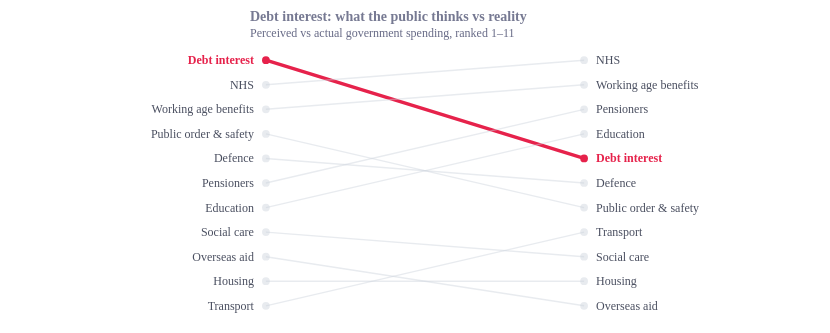

Vega-Lite specification for this chart:
### Vega-Lite specification from a JSON file in a GitHub repository (floating-point values rounded to 4 significant figures)
{"config": {"font": "Circular Std", "text": {"color": "#676A86", "align": "left", "baseline": "middle", "dx": 7, "dy": 0, "fontSize": 11}, "view": {"stroke": null, "continuousWidth": 400, "continuousHeight": 300, "discreteWidth": 400, "discreteHeight": 300}, "range": {"category": ["#36B7B4", "#E6224B", "#F4C245", "#0063AF", "#00A767", "#179FDB", "#EB5C2E", "#5C267B", "#122B39"], "diverging": ["#E6224B", "#E54753", "#C9C9C9", "#179FDB", "#122B39"], "heatmap": ["#C9C9C9", "#179FDB", "#0063AF", "#122B39"], "ordinal": ["#00A767", "#36B7B4", "#179FDB", "#0063AF", "#243B5A"]}, "bar": {"color": "#179fdb"}, "line": {"color": "#e6224b"}, "rule": {"color": "#676A86"}, "area": {"opacity": 0.8}, "point": {"filled": true, "size": 80, "color": "#e6224b", "opacity": 0.95}, "geoshape": {"stroke": "white", "strokeWidth": 0.3}, "rect": {"fill": "#d6d4d4", "opacity": 0.3}, "axis": {"labelColor": "#676A86", "labelFontSize": 11, "labelFont": "Circular Std", "labelOpacity": 0.7, "tickColor": "#676A86", "tickOpacity": 0.5, "domainColor": "#676A86", "domainOpacity": 0.5, "gridColor": "#676A86", "gridDash": [2, 2], "gridOpacity": 0.5, "title": null, "titleColor": "#676A86", "titleOpacity": 0.8, "tickSize": 4}, "axisXDiscrete": {"grid": false, "labelAngle": 0, "tickCount": 10, "tickOpacity": 0.5, "title": null}, "axisYDiscrete": {"ticks": false, "labelPadding": 5}, "axisXTemporal": {"grid": false, "ticks": true}, "axisXQuantitative": {"grid": true}, "axisYQuantitative": {"gridColor": "#676A86", "gridDash": [1, 5], "gridOpacity": 0.5, "ticks": false, "labelPadding": 5, "tickCount": 8, "titleAngle": 0, "titleAlign": "left", "titleBaseline": "bottom", "titleX": 0, "titleY": -5}, "title": {"color": "#676A86E6", "subtitleColor": "#676A86", "font": "Circular Std", "subtitleFont": "Circular Std", "anchor": "start", "fontSize": 14, "subtitleFontSize": 12, "subtitlePadding": 4, "offset": 0, "frame": "group"}, "legend": {"titleColor": "#122b39", "title": null, "labelColor": "#122b39", "labelFontSize": 11}}, "layer": [{"mark": {"type": "line"}, "encoding": {"color": {"condition": {"test": "datum.hl", "value": "#e6224b"}, "value": "#cdd2dc"}, "detail": {"field": "cat", "type": "nominal"}, "opacity": {"condition": {"test": "datum.hl", "value": 1}, "value": 0.45}, "size": {"condition": {"test": "datum.hl", "value": 3.5}, "value": 1.4}, "x": {"axis": null, "field": "xpos", "scale": {"domain": [-0.05, 1.05]}, "type": "quantitative"}, "y": {"axis": null, "field": "rank", "scale": {"domain": [0.3, 11.7], "reverse": true}, "type": "quantitative"}}}, {"mark": {"type": "circle", "size": 60}, "encoding": {"color": {"condition": {"test": "datum.hl", "value": "#e6224b"}, "value": "#cdd2dc"}, "opacity": {"condition": {"test": "datum.hl", "value": 1}, "value": 0.45}, "x": {"axis": null, "field": "xpos", "scale": {"domain": [-0.05, 1.05]}, "type": "quantitative"}, "y": {"axis": null, "field": "rank", "scale": {"domain": [0.3, 11.7], "reverse": true}, "type": "quantitative"}}}, {"layer": [{"data": {"name": "data-d3086f34a72e4a3a77435ad90693245c"}, "mark": {"type": "text", "align": "right", "color": "#4a4f60", "dx": -12, "fontSize": 12, "fontWeight": "normal"}, "encoding": {"text": {"field": "cat", "type": "nominal"}, "x": {"axis": null, "field": "xpos", "scale": {"domain": [-0.05, 1.05]}, "type": "quantitative"}, "y": {"axis": null, "field": "rank", "scale": {"domain": [0.3, 11.7], "reverse": true}, "type": "quantitative"}}}, {"data": {"name": "data-bd234cc99ac56f5b57248ef6c9e55ca5"}, "mark": {"type": "text", "align": "right", "color": "#e6224b", "dx": -12, "fontSize": 12, "fontWeight": "bold"}, "encoding": {"text": {"field": "cat", "type": "nominal"}, "x": {"axis": null, "field": "xpos", "scale": {"domain": [-0.05, 1.05]}, "type": "quantitative"}, "y": {"axis": null, "field": "rank", "scale": {"domain": [0.3, 11.7], "reverse": true}, "type": "quantitative"}}}, {"data": {"name": "data-2ef3cf6a1ec5cc25c0e25da0a4408911"}, "mark": {"type": "text", "align": "left", "color": "#4a4f60", "dx": 12, "fontSize": 12, "fontWeight": "normal"}, "encoding": {"text": {"field": "cat", "type": "nominal"}, "x": {"axis": null, "field": "xpos", "scale": {"domain": [-0.05, 1.05]}, "type": "quantitative"}, "y": {"axis": null, "field": "rank", "scale": {"domain": [0.3, 11.7], "reverse": true}, "type": "quantitative"}}}, {"data": {"name": "data-6f2e5ae684f7e9179ec69d396b0f382e"}, "mark": {"type": "text", "align": "left", "color": "#e6224b", "dx": 12, "fontSize": 12, "fontWeight": "bold"}, "encoding": {"text": {"field": "cat", "type": "nominal"}, "x": {"axis": null, "field": "xpos", "scale": {"domain": [-0.05, 1.05]}, "type": "quantitative"}, "y": {"axis": null, "field": "rank", "scale": {"domain": [0.3, 11.7], "reverse": true}, "type": "quantitative"}}}]}], "data": {"name": "data-3719b92419810dfc0025fb1cbdb1aaac"}, "height": 280, "padding": {"left": 150, "right": 130, "top": 10, "bottom": 10}, "title": {"text": "Debt interest: what the public thinks vs reality", "subtitle": "Perceived vs actual government spending, ranked 1–11"}, "width": 350, "$schema": "https://vega.github.io/schema/vega-lite/v6.4.1.json", "datasets": {"data-3719b92419810dfc0025fb1cbdb1aaac": [{"cat": "Debt interest", "side": "Public thinks", "rank": 1, "xpos": 0, "hl": true}, {"cat": "Debt interest", "side": "Reality", "rank": 5, "xpos": 1, "hl": true}, {"cat": "NHS", "side": "Public thinks", "rank": 2, "xpos": 0, "hl": false}, {"cat": "NHS", "side": "Reality", "rank": 1, "xpos": 1, "hl": false}, {"cat": "Working age benefits", "side": "Public thinks", "rank": 3, "xpos": 0, "hl": false}, {"cat": "Working age benefits", "side": "Reality", "rank": 2, "xpos": 1, "hl": false}, {"cat": "Public order & safety", "side": "Public thinks", "rank": 4, "xpos": 0, "hl": false}, {"cat": "Public order & safety", "side": "Reality", "rank": 7, "xpos": 1, "hl": false}, {"cat": "Defence", "side": "Public thinks", "rank": 5, "xpos": 0, "hl": false}, {"cat": "Defence", "side": "Reality", "rank": 6, "xpos": 1, "hl": false}, {"cat": "Pensioners", "side": "Public thinks", "rank": 6, "xpos": 0, "hl": false}, {"cat": "Pensioners", "side": "Reality", "rank": 3, "xpos": 1, "hl": false}, {"cat": "Education", "side": "Public thinks", "rank": 7, "xpos": 0, "hl": false}, {"cat": "Education", "side": "Reality", "rank": 4, "xpos": 1, "hl": false}, {"cat": "Social care", "side": "Public thinks", "rank": 8, "xpos": 0, "hl": false}, {"cat": "Social care", "side": "Reality", "rank": 9, "xpos": 1, "hl": false}, {"cat": "Overseas aid", "side": "Public thinks", "rank": 9, "xpos": 0, "hl": false}, {"cat": "Overseas aid", "side": "Reality", "rank": 11, "xpos": 1, "hl": false}, {"cat": "Housing", "side": "Public thinks", "rank": 10, "xpos": 0, "hl": false}, {"cat": "Housing", "side": "Reality", "rank": 10, "xpos": 1, "hl": false}, {"cat": "Transport", "side": "Public thinks", "rank": 11, "xpos": 0, "hl": false}, {"cat": "Transport", "side": "Reality", "rank": 8, "xpos": 1, "hl": false}], "data-d3086f34a72e4a3a77435ad90693245c": [{"cat": "NHS", "side": "Public thinks", "rank": 2, "xpos": 0, "hl": false}, {"cat": "Working age benefits", "side": "Public thinks", "rank": 3, "xpos": 0, "hl": false}, {"cat": "Public order & safety", "side": "Public thinks", "rank": 4, "xpos": 0, "hl": false}, {"cat": "Defence", "side": "Public thinks", "rank": 5, "xpos": 0, "hl": false}, {"cat": "Pensioners", "side": "Public thinks", "rank": 6, "xpos": 0, "hl": false}, {"cat": "Education", "side": "Public thinks", "rank": 7, "xpos": 0, "hl": false}, {"cat": "Social care", "side": "Public thinks", "rank": 8, "xpos": 0, "hl": false}, {"cat": "Overseas aid", "side": "Public thinks", "rank": 9, "xpos": 0, "hl": false}, {"cat": "Housing", "side": "Public thinks", "rank": 10, "xpos": 0, "hl": false}, {"cat": "Transport", "side": "Public thinks", "rank": 11, "xpos": 0, "hl": false}], "data-bd234cc99ac56f5b57248ef6c9e55ca5": [{"cat": "Debt interest", "side": "Public thinks", "rank": 1, "xpos": 0, "hl": true}], "data-2ef3cf6a1ec5cc25c0e25da0a4408911": [{"cat": "NHS", "side": "Reality", "rank": 1, "xpos": 1, "hl": false}, {"cat": "Working age benefits", "side": "Reality", "rank": 2, "xpos": 1, "hl": false}, {"cat": "Public order & safety", "side": "Reality", "rank": 7, "xpos": 1, "hl": false}, {"cat": "Defence", "side": "Reality", "rank": 6, "xpos": 1, "hl": false}, {"cat": "Pensioners", "side": "Reality", "rank": 3, "xpos": 1, "hl": false}, {"cat": "Education", "side": "Reality", "rank": 4, "xpos": 1, "hl": false}, {"cat": "Social care", "side": "Reality", "rank": 9, "xpos": 1, "hl": false}, {"cat": "Overseas aid", "side": "Reality", "rank": 11, "xpos": 1, "hl": false}, {"cat": "Housing", "side": "Reality", "rank": 10, "xpos": 1, "hl": false}, {"cat": "Transport", "side": "Reality", "rank": 8, "xpos": 1, "hl": false}], "data-6f2e5ae684f7e9179ec69d396b0f382e": [{"cat": "Debt interest", "side": "Reality", "rank": 5, "xpos": 1, "hl": true}]}}
